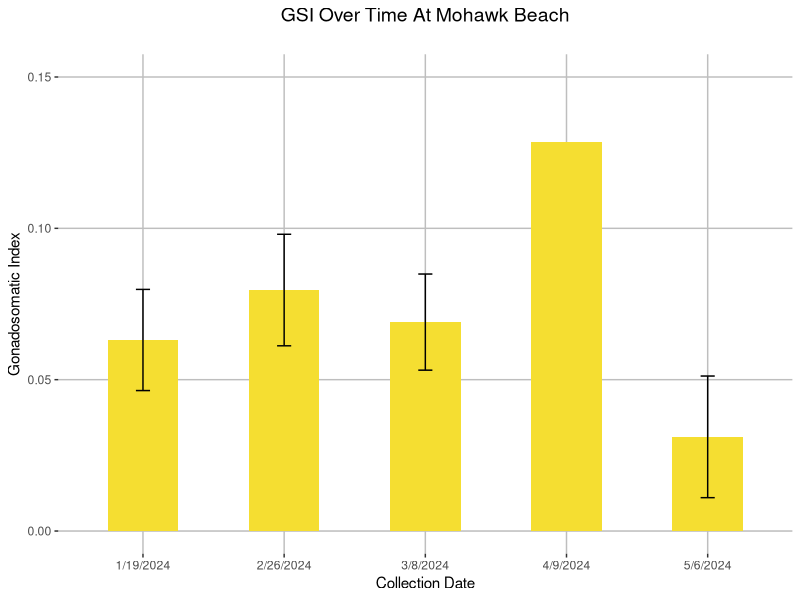
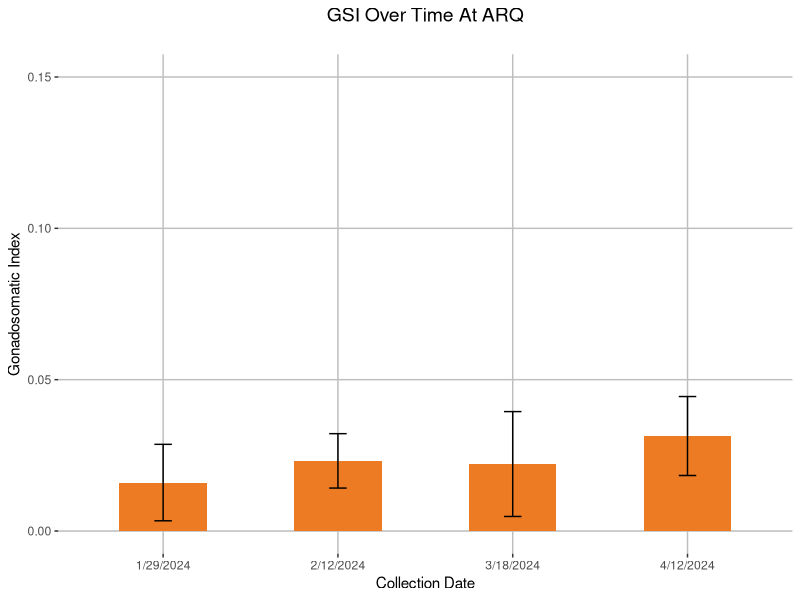
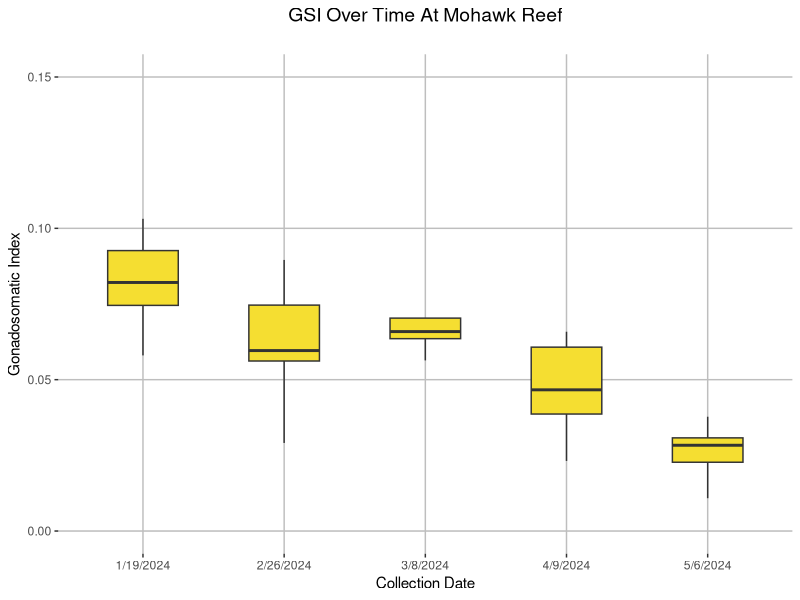
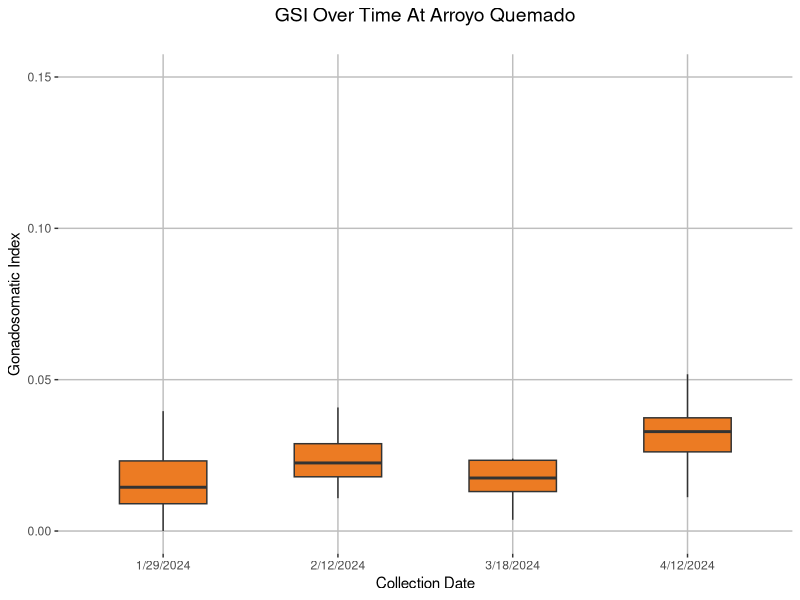
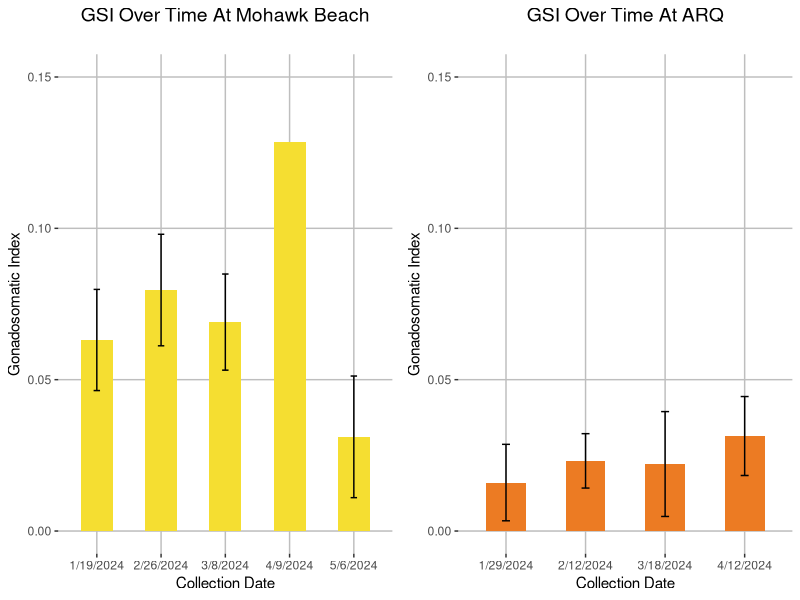
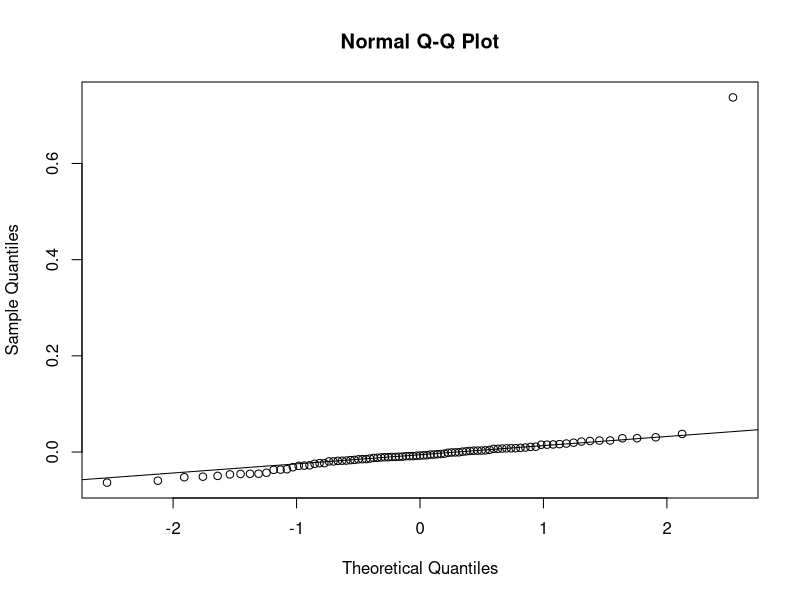
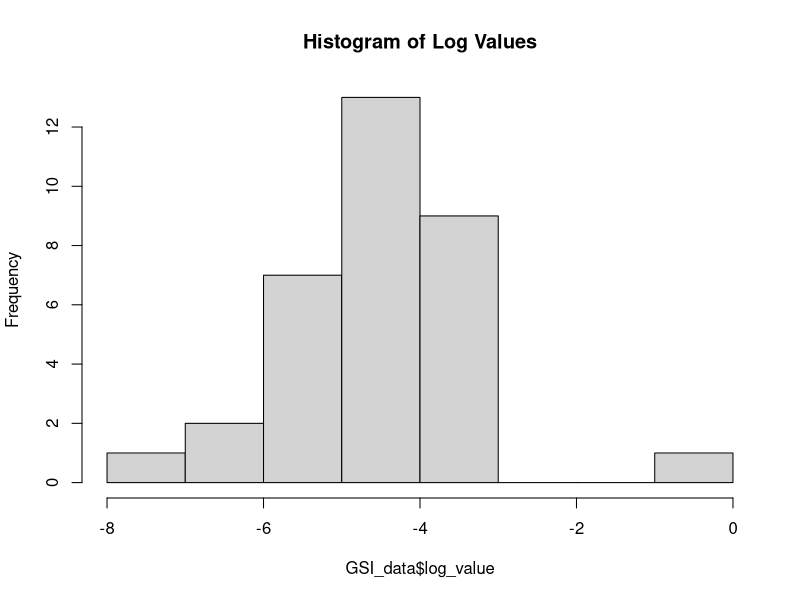
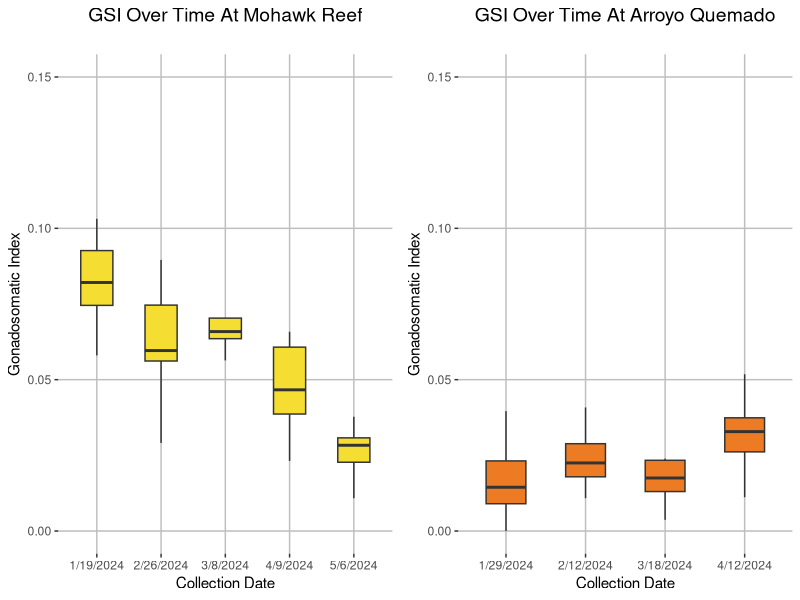

R code for these plots, in order:
## ---- chunk 1
knitr::opts_chunk$set(echo = TRUE)
library(ggplot2)
library(gridExtra)
## ---- chunk 2
Mohawk_data <- read.csv("Mohawk.csv")
time_points <- unique(Mohawk_data$Collection.Date)

mean_sd_df <- data.frame(Collection.Date = time_points,
                         Mean_GSI = tapply(Mohawk_data$GSI, Mohawk_data$Collection.Date, mean),
                         SD_GSI = tapply(Mohawk_data$GSI, Mohawk_data$Collection.Date, sd))

Mohawk_plot <- ggplot(mean_sd_df, aes(x = Collection.Date, y = Mean_GSI)) +
  geom_bar(stat = "identity", fill = "#F5DE31", width = 0.5) +
  geom_errorbar(aes(ymin = Mean_GSI - SD_GSI, ymax = Mean_GSI + SD_GSI), 
                width = 0.1, color = "black", linewidth = 0.5) +
  labs(y = "Gonadosomatic Index", x = "Collection Date") +
  scale_y_continuous(limits = c(0, 0.15)) +
  ggtitle("GSI Over Time At Mohawk Beach") + 
  theme(panel.background = element_rect(fill = "white"),
        plot.background = element_rect(fill = "white"),
        panel.grid.major = element_line(color = "gray", linewidth = 0.5),
        panel.grid.minor = element_blank(),
        plot.title = element_text(hjust = 0.5, size = 14, margin = margin(b = 20)))

print(Mohawk_plot)
## ---- chunk 3
ARQ_data <- read.csv("Arroyo.csv")
time_points <- unique(ARQ_data$Collection.Date)


mean_sd_df <- data.frame(Collection.Date = time_points,
                         Mean_GSI = tapply(ARQ_data$GSI, ARQ_data$Collection.Date, mean),
                         SD_GSI = tapply(ARQ_data$GSI, ARQ_data$Collection.Date, sd))

ARQ_plot <- ggplot(mean_sd_df, aes(x = Collection.Date, y = Mean_GSI)) +
  geom_bar(stat = "identity", fill = "#EC7B23", width = 0.5) +
  geom_errorbar(aes(ymin = Mean_GSI - SD_GSI, ymax = Mean_GSI + SD_GSI), 
                width = 0.1, color = "black", linewidth = 0.5) +
  labs(y = "Gonadosomatic Index", x = "Collection Date") +
  scale_y_continuous(limits = c(0, 0.15)) +
  ggtitle("GSI Over Time At ARQ") + 
  theme(panel.background = element_rect(fill = "white"),
        plot.background = element_rect(fill = "white"),
        panel.grid.major = element_line(color = "gray", linewidth = 0.5),
        panel.grid.minor = element_blank(),
        plot.title = element_text(hjust = 0.5, size = 14, margin = margin(b = 20)))

print(ARQ_plot)
## ---- chunk 4
library(ggplot2)

#Mohawk_data$Collection.Date <- as.Date(Mohawk_data$Collection.Date)
time_points <- unique(Mohawk_data$Collection.Date)

mean_sd_df <- data.frame(Collection.Date = time_points,
                         Mean_GSI = tapply(Mohawk_data$GSI, Mohawk_data$Collection.Date, mean),
                         SD_GSI = tapply(Mohawk_data$GSI, Mohawk_data$Collection.Date, sd))

MohawkW_plot <- ggplot(Mohawk_data, aes(x = Collection.Date, y = GSI)) +
  geom_boxplot(fill = "#F5DE31", width = 0.5, outlier.shape = NA) + 
  geom_smooth(method = "loess", se = FALSE, color = "black", linewidth = 1.5) + 
  labs(y = "Gonadosomatic Index", x = "Collection Date") +
  scale_y_continuous(limits = c(0, 0.15)) +
  ggtitle("GSI Over Time At Mohawk Reef") + 
  theme(panel.background = element_rect(fill = "white"),
        plot.background = element_rect(fill = "white"),
        panel.grid.major = element_line(color = "gray", linewidth = 0.5),
        panel.grid.minor = element_blank(),
        plot.title = element_text(hjust = 0.5, size = 14, margin = margin(b = 20)))

print(MohawkW_plot)
## ---- chunk 5
library(ggplot2)

time_points <- unique(ARQ_data$Collection.Date)

mean_sd_df <- data.frame(Collection.Date = time_points,
                         Mean_GSI = tapply(ARQ_data$GSI, ARQ_data$Collection.Date, mean),
                         SD_GSI = tapply(ARQ_data$GSI, ARQ_data$Collection.Date, sd))

ARQW_plot <- ggplot(ARQ_data, aes(x = Collection.Date, y = GSI)) +
  geom_boxplot(fill = "#EC7B23", width = 0.5, outlier.shape = NA) + 
  geom_smooth(method = "loess", se = FALSE, color = "black", linewidth = 1.5) + 
  labs(y = "Gonadosomatic Index", x = "Collection Date") +
  scale_y_continuous(limits = c(0, 0.15)) +
  ggtitle("GSI Over Time At Arroyo Quemado") + 
  theme(panel.background = element_rect(fill = "white"),
        plot.background = element_rect(fill = "white"),
        panel.grid.major = element_line(color = "gray", linewidth = 0.5),
        panel.grid.minor = element_blank(),
        plot.title = element_text(hjust = 0.5, size = 14, margin = margin(b = 20)))

print(ARQW_plot)
## ---- chunk 6
combined_plots <- grid.arrange(Mohawk_plot, ARQ_plot, nrow = 1)
print(combined_plots)
## ---- chunk 7
library(ggplot2)
GSI_data <- read.csv("combined.csv")

GSI_data$GSI <- as.numeric(GSI_data$GSI)
ARQ_GSI <- GSI_data[GSI_data$Site == "ARQ", "GSI"]
Mohawk_GSI <- GSI_data[GSI_data$Site == "Mohawk", "GSI"]

#t-test
t_test_result <- t.test(ARQ_GSI, Mohawk_GSI)
print(t_test_result)

#ANOVA 
anova_result <- aov(GSI ~ Site, data = GSI_data)
summary(anova_result)

qqnorm(resid(anova_result))
  qqline(resid(anova_result))
  
GSI_data$log_value <- log(resid(anova_result))
hist(GSI_data$log_value, main = "Histogram of Log Values")
## ---- chunk 8
combined_plots <- grid.arrange(MohawkW_plot, ARQW_plot, nrow = 1)
print(combined_plots)
## ---- chunk 9

GSI_data <- read.csv("to plot.csv")
GSI_data$Collection.Date <- as.Date(GSI_data$Collection.Date, format = "%m/%d/%Y")
GSI_data$Date_Site <- factor(paste(GSI_data$Collection.Date, GSI_data$Site, sep = "_"))

GSI_plot <- ggplot(GSI_data, aes(x = Date_Site, y = GSI, fill = Site)) +
  geom_boxplot() +
  labs(y = "Gonadosomatic Index", x = "Collection Date", fill = "Site") +
  ggtitle("GSI Over Time At Arroyo Quemado and Mohawk Reef") +
  scale_y_continuous(limits = c(0, 0.2)) +
   geom_smooth(data = subset(GSI_data, Site == "ARQ"), method = "loess", color = "black", linetype = "dashed", aes(group = Site), linewidth = 0.5, se = FALSE) +
  geom_smooth(data = subset(GSI_data, Site == "Mohawk"), method = "loess", color = "black", linetype = "solid", aes(group = Site), linewidth = 0.5, se = FALSE) +
  scale_fill_manual(values = c("#F5DE31", "#EC7B23"),
                    name = "Site",
                    labels = c("Arroyo Quemado", "Mohawk Reef")) +
  theme(panel.background = element_rect(fill = "white"),
        plot.background = element_rect(fill = "white"),
        panel.grid.major = element_line(color = "gray", linewidth = 0.5),
        panel.grid.minor = element_blank(),
        plot.title = element_text(hjust = 0.5, size = 14, margin = margin(b = 20))) +
  scale_x_discrete(labels = function(x) format(as.Date(x, "%Y-%m-%d"), "%m/%d/%y"), #not continuous x-axis 
                   breaks = unique(GSI_data$Date_Site), 
                   name = "Collection Date") + 
  theme(axis.text.x = element_text(angle = 35, hjust = 1)) 

print(GSI_plot)
## ---- chunk 10
GSI_data <- read.csv("to plot.csv")
GSI_data$Collection.Date <- as.Date(GSI_data$Collection.Date, format = "%m/%d/%Y")
GSI_data$Date_Site <- factor(paste(GSI_data$Collection.Date, GSI_data$Site, sep = "_"))
date_breaks <- as.numeric(as.Date(unique(GSI_data$Collection.Date))) #makes the x-axis formatted right

GSI_plot <- ggplot(GSI_data, aes(x = Collection.Date, y = GSI, fill = Site)) +
  geom_boxplot(aes(group = Date_Site), width = 4) +
  labs(y = "Gonadosomatic Index", x = "Collection Date", fill = "Site") +
  ggtitle("GSI Over Time At Arroyo Quemado and Mohawk Reef") +
  scale_y_continuous(limits = c(0, 0.2)) +
  geom_smooth(data = subset(GSI_data, Site == "ARQ"), method = "loess", color = "black", linetype = "dashed", aes(group = Site), linewidth = 0.5, se = FALSE) +
  geom_smooth(data = subset(GSI_data, Site == "Mohawk"), method = "loess", color = "black", linetype = "solid", aes(group = Site), linewidth = 0.5, se = FALSE) +
  scale_fill_manual(values = c("#F5DE31", "#EC7B23"),
                    name = "Site",
                    labels = c("Arroyo Quemado", "Mohawk Reef")) +
  theme(panel.background = element_rect(fill = "white"),
        plot.background = element_rect(fill = "white"),
        panel.grid.major = element_line(color = "gray", linewidth = 0.5),
        panel.grid.minor = element_blank(),
        plot.title = element_text(hjust = 0.5, size = 14, margin = margin(b = 20)),
        axis.text.x = element_text(size = 9)) +  
  scale_x_continuous(breaks = date_breaks, #whatever you do don't change this function because then everything doesn't work anymore D: (merges them all to two different box and whiskers)
                     labels = function(x) format(as.Date(x, origin = "1970-01-01"), "%m/%d/%y"), 
                     name = "Collection Date") +
  theme(axis.text.x = element_text(angle = 65, hjust = 1),
         axis.line = element_line(color = "black", linewidth = 0.5)) 

print(GSI_plot)

ggsave("GSI_plot.png", GSI_plot, width = 12, height = 6)
